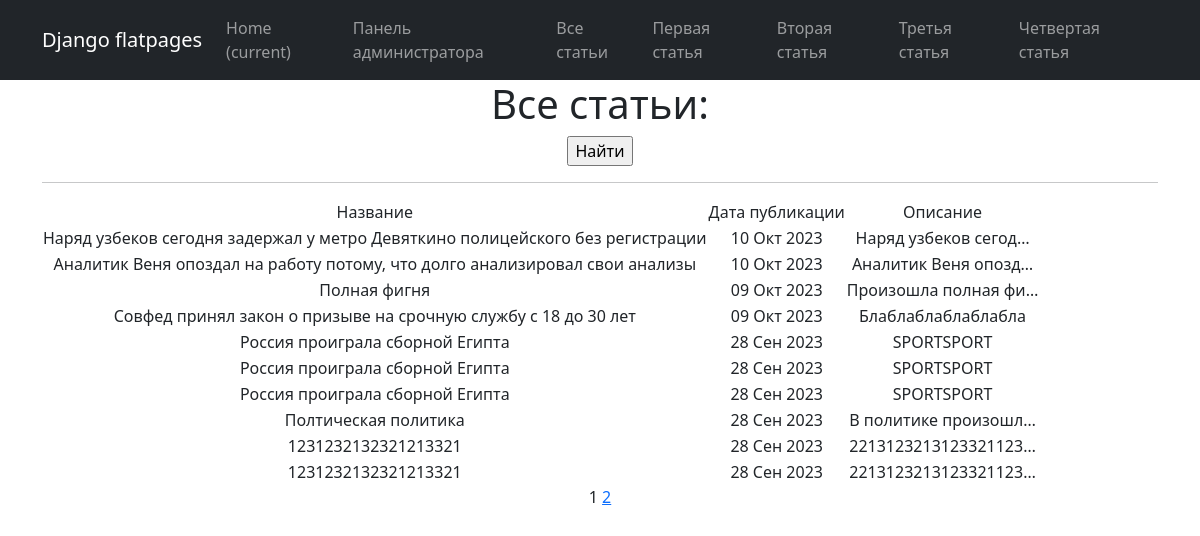
Page /news/ on the committed database.
### news/models.py (models this page shows, shortened)
class Post(models.Model):
    author = models.ForeignKey(Author, on_delete=models.CASCADE)
    name = models.CharField(max_length=100,choices = NewsArticles)
    time_in = models.DateTimeField (auto_now_add = True)
    categories = models.ManyToManyField(Category, through=PostCategory)
    title = models.CharField(max_length = 100)
    text = models.TextField()
    rating = models.IntegerField(default=0)

### news/views.py (the view)
# urls.py: path('', NewsList.as_view(), name='news'),
class NewsList(ListView):
    model = Post
    ordering = '-time_in'
    template_name = 'News.html'
    context_object_name = 'news'
    paginate_by = 10

### news/templatetags/custom_censor.py (called while the page is built)
def censor(value):
   STOP_LIST = [
   'редиска',
   'хрен',
   'блин',
   'писец',
   'писос'
]
   for word in STOP_LIST:
      value = value.replace(word, word[:1]+'*' * (len(word)-1))
   return value

### templates/news.html (shortened to what this page needs)
{% extends 'flatpages/default.html' %}
{% load custom_censor %}
{% block content %}
    <h1>Все статьи:</h1>
    <form action="/news/search" method="get">
        <input type="submit" value="Найти"/>
    </form>
    <hr>
    {%  if news %}
        <table>
            <tr>
                <td>Название</td>
                <td>Дата публикации</td>
                <td>Описание</td>
            </tr>
            {% for post in news %}
            <tr>
                <td>{{ post.title|censor}}</td>
                <td>{{ post.time_in|date:'d M Y' }}</td>
                <td>{{ post.text|truncatechars:20|censor }}</td>
            </tr>
            {% endfor %}
        </table>
    {% else %}
        <h2>Новостей нет!</h2>
    {% endif %}
    {{ page_obj.number }}
    {% if page_obj.has_next %}
        <a href="?page={{ page_obj.next_page_number }}">{{ page_obj.next_page_number }}</a>
    {% endif %}
{% endblock content %}

### templates/flatpages/default.html (shortened to what this page needs)
<!DOCTYPE html>
<html lang="en">
    <head>
        {% load static %}
        <link href="{% static 'css/styles.css' %}" rel="stylesheet" />
    </head>
    <body>
        <nav class="navbar navbar-expand-lg navbar-dark bg-dark static-top">
            <div class="container">
                <a class="navbar-brand" href="#">Django flatpages</a>
                <div class="collapse navbar-collapse" id="navbarResponsive">
                    <ul class="navbar-nav ml-auto">
                        <li class="nav-item active">
                            <a class="nav-link" href="#">Home
                                <span class="sr-only">(current)</span>
                            </a>
                        </li>
                        <li class="nav-item">
                            <a class="nav-link" href="/admin">Панель администратора</a>
                        </li>
                        <li class="nav-item">
                            <a class="nav-link" href="/news">Все статьи</a>
                        </li>
                        <li class="nav-item">
                            <a class="nav-link" href="/news/1">Первая статья</a>
                        </li>
                        <li class="nav-item">
                            <a class="nav-link" href="/news/2">Вторая статья</a>
                        </li>
                        <li class="nav-item">
                            <a class="nav-link" href="/news/3">Третья статья</a>
                        </li>
                        <li class="nav-item">
                            <a class="nav-link" href="/news/4">Четвертая статья</a>
                        </li>
                    </ul>
                </div>
            </div>
         </nav>
        <div class="container">
            <div class="row">
                <div class="col-lg-12 text-center">
                    {% block content %}
                    {% endblock content %}
                </div>
            </div>
         </div>
    </body>
</html>

### rows in the picture
Post: title|censor "Наряд узбеков сегодня задержал у метро Девяткино полицейского без регистрации", time_in "10 Окт 2023", text|censor "Наряд узбеков сегод…"
Post: title|censor "Аналитик Веня опоздал на работу потому, что долго анализировал свои анализы", time_in "10 Окт 2023", text|censor "Аналитик Веня опозд…"
Post: title|censor "Полная фигня", time_in "09 Окт 2023", text|censor "Произошла полная фи…"
Post: title|censor "Совфед принял закон о призыве на срочную службу с 18 до 30 лет", time_in "09 Окт 2023", text|censor "Блаблаблаблаблабла"
Post: title|censor "Россия проиграла сборной Египта", time_in "28 Сен 2023", text|censor "SPORTSPORT"
Post: title|censor "Россия проиграла сборной Египта", time_in "28 Сен 2023", text|censor "SPORTSPORT"
Post: title|censor "Россия проиграла сборной Египта", time_in "28 Сен 2023", text|censor "SPORTSPORT"
Post: title|censor "Полтическая политика", time_in "28 Сен 2023", text|censor "В политике произошл…"
Post: title|censor "1231232132321213321", time_in "28 Сен 2023", text|censor "2213123213123321123…"
Post: title|censor "1231232132321213321", time_in "28 Сен 2023", text|censor "2213123213123321123…"

### other values in the picture
{{ page_obj.number }} "1"
{{ page_obj.next_page_number }} "2"
